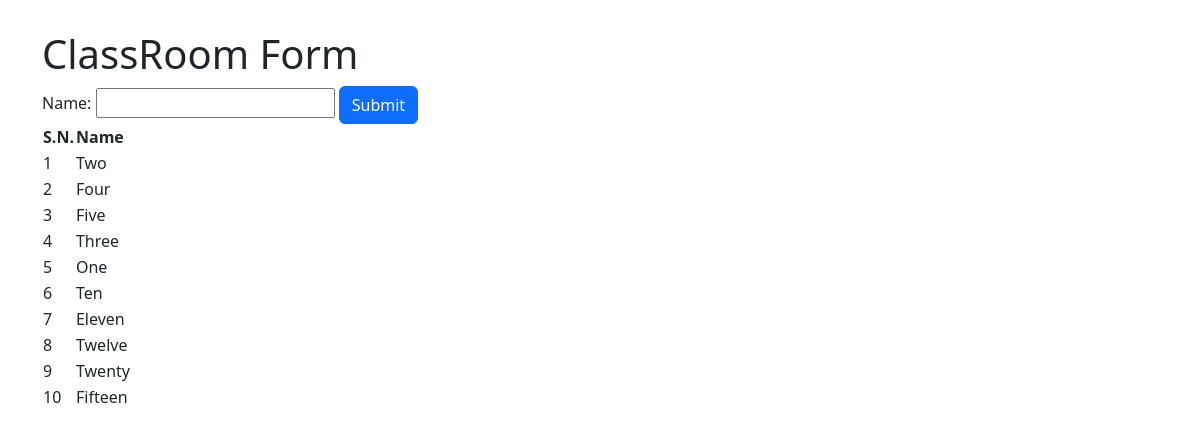
Screenshot of /classbased/classroom-form/ with the database file from the repository.
### myapp/models.py (models this page shows, shortened)
class ClassRoom(models.Model):
    name = models.CharField(max_length=20)

### classbased/views.py (the view)
# urls.py: path("classroom-form/", classroom_form, name="classroom_form"),
def classroom_form(request):
    if request.method == "POST":
        form = ClassRoomForm(request.POST)
        if form.is_valid():
            name = form.cleaned_data.get("name")
            ClassRoom.objects.create(name=name)
        return redirect("classroom_form")
    context = {
        "title": "ClassRoom Form",
        "form": ClassRoomForm(),
        "classrooms": ClassRoom.objects.all()
    }
    return render(request, "classbased/classroom_form.html", context=context)

### classbased/forms.py
class ClassRoomForm(forms.Form):
    name = forms.CharField(max_length=20)

### classbased/templates/classbased/classroom_form.html (shortened to what this page needs)
{% extends 'form/base.html' %}
{% block content %}
<div style="margin-top: 30px;">
    <h1>{{title}}</h1>
    <form method="post" action="{% url 'classroom_form' %}">
        {{form}}
        <button type="submit" class="btn btn-primary">Submit</button>
    </form>
    <table>
        <thead>
            <th>S.N.</th>
            <th>Name</th>
        </thead>
        <tbody>
            {% for classroom in classrooms %}
            <tr>
                <td>{{forloop.counter}}</td>
                <td>{{classroom.name}}</td>
            </tr>
            {% endfor %}
        </tbody>
    </table>
</div>
{% endblock %}

### rows the page displays
ClassRoom: name "Two"
ClassRoom: name "Four"
ClassRoom: name "Five"
ClassRoom: name "Three"
ClassRoom: name "One"
ClassRoom: name "Ten"
ClassRoom: name "Eleven"
ClassRoom: name "Twelve"
ClassRoom: name "Twenty"
ClassRoom: name "Fifteen"

### other values shown
{{ title }} "ClassRoom Form"
